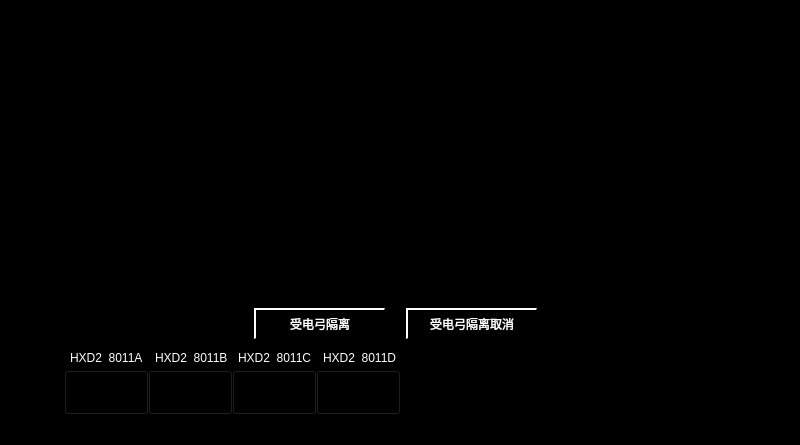
<?xml version="1.0" encoding="UTF-8"?>
<ui version="4.0">
 <class>Settng_Panto</class>
 <widget class="QWidget" name="Settng_Panto">
  <property name="geometry">
   <rect>
    <x>0</x>
    <y>0</y>
    <width>800</width>
    <height>445</height>
   </rect>
  </property>
  <property name="windowTitle">
   <string>Form</string>
  </property>
  <property name="styleSheet">
   <string notr="true">QWidget
{
	background-color: black;
}
QLabel
{
color:white;
}
</string>
  </property>
  <widget class="QLabel" name="LBL_4Train3">
   <property name="geometry">
    <rect>
     <x>397</x>
     <y>13</y>
     <width>191</width>
     <height>111</height>
    </rect>
   </property>
   <property name="styleSheet">
    <string notr="true">border-image: url(:/images/images/Cheti_L.png);</string>
   </property>
   <property name="text">
    <string/>
   </property>
  </widget>
  <widget class="QLabel" name="LBL_4PANTO1">
   <property name="geometry">
    <rect>
     <x>72</x>
     <y>3</y>
     <width>35</width>
     <height>35</height>
    </rect>
   </property>
   <property name="styleSheet">
    <string notr="true">image: url(:/images/images/pantoSetDOWN.png);</string>
   </property>
   <property name="text">
    <string/>
   </property>
  </widget>
  <widget class="QLabel" name="LBL_Train1Num">
   <property name="geometry">
    <rect>
     <x>70</x>
     <y>348</y>
     <width>75</width>
     <height>20</height>
    </rect>
   </property>
   <property name="maximumSize">
    <size>
     <width>16777215</width>
     <height>16777212</height>
    </size>
   </property>
   <property name="styleSheet">
    <string notr="true">font:12px;
color:rgb(255,255,255);</string>
   </property>
   <property name="text">
    <string>HXD2  8011A</string>
   </property>
   <property name="alignment">
    <set>Qt::AlignLeading|Qt::AlignLeft|Qt::AlignVCenter</set>
   </property>
  </widget>
  <widget class="QPushButton" name="BTN_Train1">
   <property name="geometry">
    <rect>
     <x>64</x>
     <y>370</y>
     <width>85</width>
     <height>45</height>
    </rect>
   </property>
   <property name="focusPolicy">
    <enum>Qt::NoFocus</enum>
   </property>
   <property name="whatsThis">
    <string>0</string>
   </property>
   <property name="styleSheet">
    <string notr="true">border-image: url(:/images/images/TrainLogoUp.png);
background-color:black;
</string>
   </property>
   <property name="text">
    <string/>
   </property>
  </widget>
  <widget class="QLabel" name="LBL_4Active1">
   <property name="geometry">
    <rect>
     <x>46</x>
     <y>50</y>
     <width>14</width>
     <height>14</height>
    </rect>
   </property>
   <property name="styleSheet">
    <string notr="true">border-image: url(:/images/images/Active.png);</string>
   </property>
   <property name="text">
    <string/>
   </property>
  </widget>
  <widget class="QPushButton" name="BTN_Train3">
   <property name="geometry">
    <rect>
     <x>232</x>
     <y>370</y>
     <width>85</width>
     <height>45</height>
    </rect>
   </property>
   <property name="focusPolicy">
    <enum>Qt::NoFocus</enum>
   </property>
   <property name="whatsThis">
    <string>2</string>
   </property>
   <property name="styleSheet">
    <string notr="true">border-image: url(:/images/images/TrainLogoUp.png);
background-color:black;
</string>
   </property>
   <property name="text">
    <string/>
   </property>
  </widget>
  <widget class="QLabel" name="LBL_4Train2">
   <property name="geometry">
    <rect>
     <x>201</x>
     <y>13</y>
     <width>191</width>
     <height>111</height>
    </rect>
   </property>
   <property name="styleSheet">
    <string notr="true">border-image: url(:/images/images/Cheti-reverse.png);</string>
   </property>
   <property name="text">
    <string/>
   </property>
  </widget>
  <widget class="QLabel" name="LBL_4PANTO4">
   <property name="geometry">
    <rect>
     <x>687</x>
     <y>4</y>
     <width>35</width>
     <height>35</height>
    </rect>
   </property>
   <property name="styleSheet">
    <string notr="true">image: url(:/images/images/pantoSetDOWN.png);</string>
   </property>
   <property name="text">
    <string/>
   </property>
  </widget>
  <widget class="QPushButton" name="BTN_Train2">
   <property name="geometry">
    <rect>
     <x>148</x>
     <y>370</y>
     <width>85</width>
     <height>45</height>
    </rect>
   </property>
   <property name="focusPolicy">
    <enum>Qt::NoFocus</enum>
   </property>
   <property name="whatsThis">
    <string>1</string>
   </property>
   <property name="styleSheet">
    <string notr="true">border-image: url(:/images/images/TrainLogoUp-reverse.png);
background-color:black;
</string>
   </property>
   <property name="text">
    <string/>
   </property>
  </widget>
  <widget class="QLabel" name="LBL_Train4Num">
   <property name="geometry">
    <rect>
     <x>323</x>
     <y>348</y>
     <width>75</width>
     <height>20</height>
    </rect>
   </property>
   <property name="maximumSize">
    <size>
     <width>16777215</width>
     <height>16777212</height>
    </size>
   </property>
   <property name="styleSheet">
    <string notr="true">font:12px;
color:rgb(255,255,255);</string>
   </property>
   <property name="text">
    <string>HXD2  8011D</string>
   </property>
   <property name="alignment">
    <set>Qt::AlignLeading|Qt::AlignLeft|Qt::AlignVCenter</set>
   </property>
  </widget>
  <widget class="QPushButton" name="BTN_PANTO_Cutout">
   <property name="geometry">
    <rect>
     <x>254</x>
     <y>308</y>
     <width>131</width>
     <height>31</height>
    </rect>
   </property>
   <property name="focusPolicy">
    <enum>Qt::NoFocus</enum>
   </property>
   <property name="styleSheet">
    <string notr="true">background-color:black;
border-left:2px solid white;
border-top:2px solid white;
color:white;</string>
   </property>
   <property name="text">
    <string>受电弓隔离</string>
   </property>
  </widget>
  <widget class="QPushButton" name="BTN_Train4">
   <property name="geometry">
    <rect>
     <x>316</x>
     <y>370</y>
     <width>85</width>
     <height>45</height>
    </rect>
   </property>
   <property name="focusPolicy">
    <enum>Qt::NoFocus</enum>
   </property>
   <property name="whatsThis">
    <string>3</string>
   </property>
   <property name="styleSheet">
    <string notr="true">border-image: url(:/images/images/TrainLogoUp-reverse.png);
background-color:black;
</string>
   </property>
   <property name="text">
    <string/>
   </property>
  </widget>
  <widget class="QLabel" name="LBL_2Train2">
   <property name="geometry">
    <rect>
     <x>396</x>
     <y>136</y>
     <width>291</width>
     <height>171</height>
    </rect>
   </property>
   <property name="styleSheet">
    <string notr="true">border-image: url(:/images/images/Cheti-reverse.png);</string>
   </property>
   <property name="text">
    <string/>
   </property>
  </widget>
  <widget class="QLabel" name="LBL_2Active1">
   <property name="geometry">
    <rect>
     <x>149</x>
     <y>196</y>
     <width>18</width>
     <height>18</height>
    </rect>
   </property>
   <property name="styleSheet">
    <string notr="true">border-image: url(:/images/images/Active.png);</string>
   </property>
   <property name="text">
    <string/>
   </property>
  </widget>
  <widget class="QLabel" name="LBL_2Active2">
   <property name="geometry">
    <rect>
     <x>624</x>
     <y>196</y>
     <width>18</width>
     <height>18</height>
    </rect>
   </property>
   <property name="styleSheet">
    <string notr="true">border-image: url(:/images/images/Active.png);</string>
   </property>
   <property name="text">
    <string/>
   </property>
  </widget>
  <widget class="QLabel" name="LBL_4Train1">
   <property name="geometry">
    <rect>
     <x>17</x>
     <y>13</y>
     <width>191</width>
     <height>111</height>
    </rect>
   </property>
   <property name="styleSheet">
    <string notr="true">border-image: url(:/images/images/Cheti_L.png);</string>
   </property>
   <property name="text">
    <string/>
   </property>
  </widget>
  <widget class="QLabel" name="LBL_4Active4">
   <property name="geometry">
    <rect>
     <x>734</x>
     <y>50</y>
     <width>14</width>
     <height>14</height>
    </rect>
   </property>
   <property name="styleSheet">
    <string notr="true">border-image: url(:/images/images/Active.png);</string>
   </property>
   <property name="text">
    <string/>
   </property>
  </widget>
  <widget class="QLabel" name="LBL_Train2Num">
   <property name="geometry">
    <rect>
     <x>155</x>
     <y>348</y>
     <width>75</width>
     <height>20</height>
    </rect>
   </property>
   <property name="maximumSize">
    <size>
     <width>16777215</width>
     <height>16777212</height>
    </size>
   </property>
   <property name="styleSheet">
    <string notr="true">font:12px;
color:rgb(255,255,255);</string>
   </property>
   <property name="text">
    <string>HXD2  8011B</string>
   </property>
   <property name="alignment">
    <set>Qt::AlignLeading|Qt::AlignLeft|Qt::AlignVCenter</set>
   </property>
  </widget>
  <widget class="QLabel" name="LBL_4Active3">
   <property name="geometry">
    <rect>
     <x>426</x>
     <y>50</y>
     <width>14</width>
     <height>14</height>
    </rect>
   </property>
   <property name="styleSheet">
    <string notr="true">border-image: url(:/images/images/Active.png);</string>
   </property>
   <property name="text">
    <string/>
   </property>
  </widget>
  <widget class="QLabel" name="LBL_4Train4">
   <property name="geometry">
    <rect>
     <x>586</x>
     <y>13</y>
     <width>191</width>
     <height>111</height>
    </rect>
   </property>
   <property name="styleSheet">
    <string notr="true">border-image: url(:/images/images/Cheti-reverse.png);</string>
   </property>
   <property name="text">
    <string/>
   </property>
  </widget>
  <widget class="QLabel" name="LBL_2PANTO2">
   <property name="geometry">
    <rect>
     <x>558</x>
     <y>130</y>
     <width>45</width>
     <height>45</height>
    </rect>
   </property>
   <property name="styleSheet">
    <string notr="true">image: url(:/images/images/pantoSetDOWN.png);</string>
   </property>
   <property name="text">
    <string/>
   </property>
  </widget>
  <widget class="QLabel" name="LBL_4PANTO2">
   <property name="geometry">
    <rect>
     <x>302</x>
     <y>3</y>
     <width>35</width>
     <height>35</height>
    </rect>
   </property>
   <property name="styleSheet">
    <string notr="true">image: url(:/images/images/pantoSetDOWN.png);</string>
   </property>
   <property name="text">
    <string/>
   </property>
  </widget>
  <widget class="QPushButton" name="BTN_PANTO_CancelCutout">
   <property name="geometry">
    <rect>
     <x>406</x>
     <y>308</y>
     <width>131</width>
     <height>31</height>
    </rect>
   </property>
   <property name="focusPolicy">
    <enum>Qt::NoFocus</enum>
   </property>
   <property name="styleSheet">
    <string notr="true">background-color:black;
border-left:2px solid white;
border-top:2px solid white;
color:white;</string>
   </property>
   <property name="text">
    <string>受电弓隔离取消</string>
   </property>
  </widget>
  <widget class="QLabel" name="LBL_2Train1">
   <property name="geometry">
    <rect>
     <x>105</x>
     <y>136</y>
     <width>291</width>
     <height>171</height>
    </rect>
   </property>
   <property name="styleSheet">
    <string notr="true">border-image: url(:/images/images/Cheti_L.png);</string>
   </property>
   <property name="text">
    <string/>
   </property>
  </widget>
  <widget class="QLabel" name="LBL_Train3Num">
   <property name="geometry">
    <rect>
     <x>238</x>
     <y>348</y>
     <width>75</width>
     <height>20</height>
    </rect>
   </property>
   <property name="maximumSize">
    <size>
     <width>16777215</width>
     <height>16777212</height>
    </size>
   </property>
   <property name="styleSheet">
    <string notr="true">font:12px;
color:rgb(255,255,255);</string>
   </property>
   <property name="text">
    <string>HXD2  8011C</string>
   </property>
   <property name="alignment">
    <set>Qt::AlignLeading|Qt::AlignLeft|Qt::AlignVCenter</set>
   </property>
  </widget>
  <widget class="QLabel" name="LBL_2PANTO1">
   <property name="geometry">
    <rect>
     <x>189</x>
     <y>130</y>
     <width>45</width>
     <height>45</height>
    </rect>
   </property>
   <property name="styleSheet">
    <string notr="true">image: url(:/images/images/pantoSetDOWN.png);</string>
   </property>
   <property name="text">
    <string/>
   </property>
  </widget>
  <widget class="QLabel" name="LBL_4PANTO3">
   <property name="geometry">
    <rect>
     <x>452</x>
     <y>3</y>
     <width>35</width>
     <height>35</height>
    </rect>
   </property>
   <property name="styleSheet">
    <string notr="true">image: url(:/images/images/pantoSetDOWN.png);</string>
   </property>
   <property name="text">
    <string/>
   </property>
  </widget>
  <widget class="QLabel" name="LBL_4Active2">
   <property name="geometry">
    <rect>
     <x>350</x>
     <y>50</y>
     <width>14</width>
     <height>14</height>
    </rect>
   </property>
   <property name="styleSheet">
    <string notr="true">border-image: url(:/images/images/Active.png);</string>
   </property>
   <property name="text">
    <string/>
   </property>
  </widget>
  <zorder>LBL_4Train3</zorder>
  <zorder>LBL_Train1Num</zorder>
  <zorder>BTN_Train1</zorder>
  <zorder>BTN_Train3</zorder>
  <zorder>LBL_4Train2</zorder>
  <zorder>BTN_Train2</zorder>
  <zorder>LBL_Train4Num</zorder>
  <zorder>BTN_PANTO_Cutout</zorder>
  <zorder>BTN_Train4</zorder>
  <zorder>LBL_2Train2</zorder>
  <zorder>LBL_4Train1</zorder>
  <zorder>LBL_Train2Num</zorder>
  <zorder>LBL_4Active3</zorder>
  <zorder>LBL_4Train4</zorder>
  <zorder>LBL_2PANTO2</zorder>
  <zorder>LBL_4PANTO2</zorder>
  <zorder>BTN_PANTO_CancelCutout</zorder>
  <zorder>LBL_2Train1</zorder>
  <zorder>LBL_Train3Num</zorder>
  <zorder>LBL_2PANTO1</zorder>
  <zorder>LBL_4PANTO3</zorder>
  <zorder>LBL_4Active2</zorder>
  <zorder>LBL_4PANTO1</zorder>
  <zorder>LBL_4PANTO4</zorder>
  <zorder>LBL_4Active1</zorder>
  <zorder>LBL_4Active4</zorder>
  <zorder>LBL_2Active1</zorder>
  <zorder>LBL_2Active2</zorder>
 </widget>
 <resources/>
 <connections/>
</ui>
